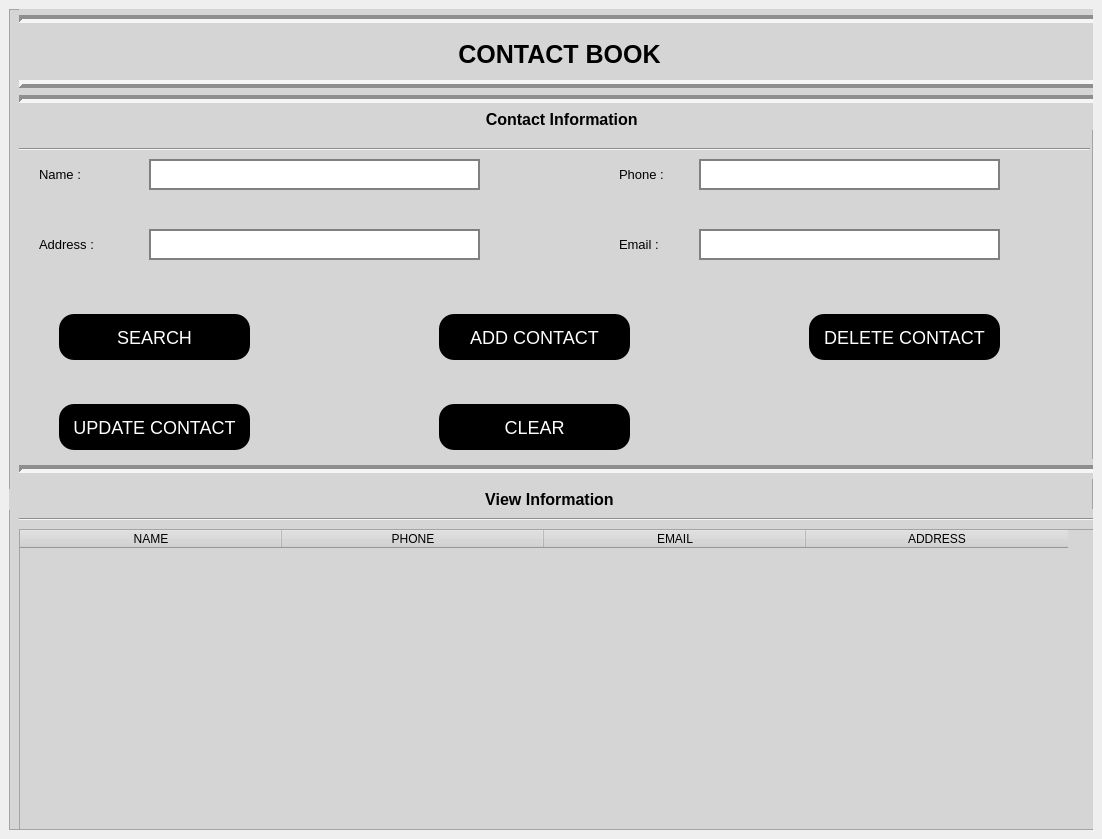
<?xml version="1.0" encoding="UTF-8"?>
<ui version="4.0">
 <class>MainWindow</class>
 <widget class="QMainWindow" name="MainWindow">
  <property name="geometry">
   <rect>
    <x>0</x>
    <y>0</y>
    <width>1102</width>
    <height>839</height>
   </rect>
  </property>
  <property name="font">
   <font>
    <pointsize>3</pointsize>
    <weight>75</weight>
    <bold>true</bold>
   </font>
  </property>
  <property name="windowTitle">
   <string>Contact Book</string>
  </property>
  <property name="styleSheet">
   <string notr="true">QFrame{
background-color: rgb(213, 213, 213);
}
/*QLabel{
color:black;
font-size:14px;
}
*/
#label
{
color:black;
font-size:25px;
}
QLineEdit{
height:35px;
margin-top:10px;
font-size:15px;
border:2px solid grey;
padding: 5px 15px;
}
QLineEdit:hover{
border:2px solid red;
}
QLineEdit:focus{
border: 2px solid green;
}
QPushButton{
margin-top:15px;
height:50px;
width:100px;
color:white;
background-color:black;
border-radius:15px;
font-size:18px;
}
QPushButton:hover{
border:2px solid green;
color:white;
background-color:blue;
}
QPushButton:focus{
}</string>
  </property>
  <widget class="QWidget" name="centralwidget">
   <layout class="QGridLayout" name="gridLayout">
    <item row="0" column="0">
     <widget class="QFrame" name="frame">
      <property name="frameShape">
       <enum>QFrame::StyledPanel</enum>
      </property>
      <property name="frameShadow">
       <enum>QFrame::Raised</enum>
      </property>
      <widget class="Line" name="line_2">
       <property name="geometry">
        <rect>
         <x>10</x>
         <y>0</y>
         <width>1081</width>
         <height>20</height>
        </rect>
       </property>
       <property name="lineWidth">
        <number>4</number>
       </property>
       <property name="orientation">
        <enum>Qt::Horizontal</enum>
       </property>
      </widget>
      <widget class="QLabel" name="label">
       <property name="geometry">
        <rect>
         <x>10</x>
         <y>20</y>
         <width>1081</width>
         <height>51</height>
        </rect>
       </property>
       <property name="font">
        <font>
         <pointsize>-1</pointsize>
         <weight>75</weight>
         <bold>true</bold>
        </font>
       </property>
       <property name="text">
        <string>CONTACT BOOK</string>
       </property>
       <property name="alignment">
        <set>Qt::AlignCenter</set>
       </property>
      </widget>
      <widget class="Line" name="line_4">
       <property name="geometry">
        <rect>
         <x>10</x>
         <y>60</y>
         <width>1081</width>
         <height>31</height>
        </rect>
       </property>
       <property name="frameShadow">
        <enum>QFrame::Raised</enum>
       </property>
       <property name="lineWidth">
        <number>4</number>
       </property>
       <property name="orientation">
        <enum>Qt::Horizontal</enum>
       </property>
      </widget>
      <widget class="QLabel" name="label_2">
       <property name="geometry">
        <rect>
         <x>10</x>
         <y>100</y>
         <width>1081</width>
         <height>21</height>
        </rect>
       </property>
       <property name="font">
        <font>
         <pointsize>12</pointsize>
         <weight>75</weight>
         <bold>true</bold>
        </font>
       </property>
       <property name="text">
        <string> Contact Information</string>
       </property>
       <property name="alignment">
        <set>Qt::AlignCenter</set>
       </property>
      </widget>
      <widget class="Line" name="line">
       <property name="geometry">
        <rect>
         <x>10</x>
         <y>130</y>
         <width>1071</width>
         <height>21</height>
        </rect>
       </property>
       <property name="orientation">
        <enum>Qt::Horizontal</enum>
       </property>
      </widget>
      <widget class="QLabel" name="label_4">
       <property name="geometry">
        <rect>
         <x>30</x>
         <y>150</y>
         <width>111</width>
         <height>31</height>
        </rect>
       </property>
       <property name="font">
        <font>
         <pointsize>10</pointsize>
        </font>
       </property>
       <property name="text">
        <string>Name :</string>
       </property>
      </widget>
      <widget class="QLabel" name="label_5">
       <property name="geometry">
        <rect>
         <x>610</x>
         <y>150</y>
         <width>81</width>
         <height>31</height>
        </rect>
       </property>
       <property name="font">
        <font>
         <pointsize>10</pointsize>
        </font>
       </property>
       <property name="text">
        <string>Phone :</string>
       </property>
      </widget>
      <widget class="QLabel" name="label_6">
       <property name="geometry">
        <rect>
         <x>610</x>
         <y>220</y>
         <width>81</width>
         <height>31</height>
        </rect>
       </property>
       <property name="font">
        <font>
         <pointsize>10</pointsize>
        </font>
       </property>
       <property name="text">
        <string>Email :</string>
       </property>
      </widget>
      <widget class="Line" name="line_5">
       <property name="geometry">
        <rect>
         <x>10</x>
         <y>80</y>
         <width>1081</width>
         <height>21</height>
        </rect>
       </property>
       <property name="lineWidth">
        <number>4</number>
       </property>
       <property name="orientation">
        <enum>Qt::Horizontal</enum>
       </property>
      </widget>
      <widget class="QLabel" name="label_8">
       <property name="geometry">
        <rect>
         <x>30</x>
         <y>220</y>
         <width>91</width>
         <height>31</height>
        </rect>
       </property>
       <property name="font">
        <font>
         <pointsize>10</pointsize>
        </font>
       </property>
       <property name="text">
        <string>Address : </string>
       </property>
      </widget>
      <widget class="QLineEdit" name="email_input">
       <property name="geometry">
        <rect>
         <x>690</x>
         <y>210</y>
         <width>301</width>
         <height>41</height>
        </rect>
       </property>
      </widget>
      <widget class="QLineEdit" name="address_input">
       <property name="geometry">
        <rect>
         <x>140</x>
         <y>210</y>
         <width>331</width>
         <height>41</height>
        </rect>
       </property>
      </widget>
      <widget class="QPushButton" name="search_btn">
       <property name="geometry">
        <rect>
         <x>50</x>
         <y>290</y>
         <width>191</width>
         <height>61</height>
        </rect>
       </property>
       <property name="text">
        <string>SEARCH</string>
       </property>
       <property name="shortcut">
        <string>Ctrl+Del</string>
       </property>
      </widget>
      <widget class="QPushButton" name="clear_btn">
       <property name="geometry">
        <rect>
         <x>430</x>
         <y>380</y>
         <width>191</width>
         <height>61</height>
        </rect>
       </property>
       <property name="text">
        <string>CLEAR</string>
       </property>
       <property name="shortcut">
        <string>Ctrl+Z</string>
       </property>
      </widget>
      <widget class="Line" name="line_7">
       <property name="geometry">
        <rect>
         <x>10</x>
         <y>450</y>
         <width>1081</width>
         <height>20</height>
        </rect>
       </property>
       <property name="frameShadow">
        <enum>QFrame::Sunken</enum>
       </property>
       <property name="lineWidth">
        <number>4</number>
       </property>
       <property name="orientation">
        <enum>Qt::Horizontal</enum>
       </property>
      </widget>
      <widget class="QLabel" name="label_16">
       <property name="geometry">
        <rect>
         <x>0</x>
         <y>480</y>
         <width>1081</width>
         <height>21</height>
        </rect>
       </property>
       <property name="font">
        <font>
         <pointsize>12</pointsize>
         <weight>75</weight>
         <bold>true</bold>
        </font>
       </property>
       <property name="text">
        <string>View Information</string>
       </property>
       <property name="alignment">
        <set>Qt::AlignCenter</set>
       </property>
      </widget>
      <widget class="Line" name="line_8">
       <property name="geometry">
        <rect>
         <x>10</x>
         <y>500</y>
         <width>1081</width>
         <height>20</height>
        </rect>
       </property>
       <property name="orientation">
        <enum>Qt::Horizontal</enum>
       </property>
      </widget>
      <widget class="QTableWidget" name="tableWidget">
       <property name="geometry">
        <rect>
         <x>10</x>
         <y>520</y>
         <width>1081</width>
         <height>301</height>
        </rect>
       </property>
       <property name="font">
        <font>
         <family>MS Sans Serif</family>
         <pointsize>12</pointsize>
         <weight>50</weight>
         <bold>false</bold>
        </font>
       </property>
       <property name="editTriggers">
        <set>QAbstractItemView::NoEditTriggers</set>
       </property>
       <property name="selectionMode">
        <enum>QAbstractItemView::SingleSelection</enum>
       </property>
       <property name="selectionBehavior">
        <enum>QAbstractItemView::SelectColumns</enum>
       </property>
       <property name="gridStyle">
        <enum>Qt::SolidLine</enum>
       </property>
       <property name="sortingEnabled">
        <bool>false</bool>
       </property>
       <attribute name="horizontalHeaderDefaultSectionSize">
        <number>262</number>
       </attribute>
       <column>
        <property name="text">
         <string>NAME</string>
        </property>
       </column>
       <column>
        <property name="text">
         <string>PHONE</string>
        </property>
       </column>
       <column>
        <property name="text">
         <string>EMAIL</string>
        </property>
       </column>
       <column>
        <property name="text">
         <string>ADDRESS</string>
        </property>
       </column>
      </widget>
      <widget class="QLineEdit" name="name_input">
       <property name="geometry">
        <rect>
         <x>140</x>
         <y>140</y>
         <width>331</width>
         <height>41</height>
        </rect>
       </property>
      </widget>
      <widget class="QLineEdit" name="phone_input">
       <property name="geometry">
        <rect>
         <x>690</x>
         <y>140</y>
         <width>301</width>
         <height>41</height>
        </rect>
       </property>
      </widget>
      <widget class="QPushButton" name="add_contact_btn">
       <property name="geometry">
        <rect>
         <x>430</x>
         <y>290</y>
         <width>191</width>
         <height>61</height>
        </rect>
       </property>
       <property name="text">
        <string>ADD CONTACT</string>
       </property>
       <property name="shortcut">
        <string>Ctrl+Del</string>
       </property>
      </widget>
      <widget class="QPushButton" name="delete_contact_btn">
       <property name="geometry">
        <rect>
         <x>800</x>
         <y>290</y>
         <width>191</width>
         <height>61</height>
        </rect>
       </property>
       <property name="text">
        <string>DELETE CONTACT</string>
       </property>
       <property name="shortcut">
        <string>Ctrl+Del</string>
       </property>
      </widget>
      <widget class="QPushButton" name="update_btn_4">
       <property name="geometry">
        <rect>
         <x>50</x>
         <y>380</y>
         <width>191</width>
         <height>61</height>
        </rect>
       </property>
       <property name="text">
        <string>UPDATE CONTACT</string>
       </property>
       <property name="shortcut">
        <string>Ctrl+Del</string>
       </property>
      </widget>
     </widget>
    </item>
   </layout>
  </widget>
 </widget>
 <tabstops>
  <tabstop>name_input</tabstop>
  <tabstop>phone_input</tabstop>
  <tabstop>address_input</tabstop>
  <tabstop>email_input</tabstop>
  <tabstop>search_btn</tabstop>
  <tabstop>add_contact_btn</tabstop>
  <tabstop>delete_contact_btn</tabstop>
  <tabstop>update_btn_4</tabstop>
  <tabstop>clear_btn</tabstop>
  <tabstop>tableWidget</tabstop>
 </tabstops>
 <resources>
  <include location="../../DTI project/attendance management system/images.qrc"/>
 </resources>
 <connections>
  <connection>
   <sender>clear_btn</sender>
   <signal>clicked()</signal>
   <receiver>address_input</receiver>
   <slot>clear()</slot>
   <hints>
    <hint type="sourcelabel">
     <x>631</x>
     <y>451</y>
    </hint>
    <hint type="destinationlabel">
     <x>297</x>
     <y>235</y>
    </hint>
   </hints>
  </connection>
  <connection>
   <sender>clear_btn</sender>
   <signal>clicked()</signal>
   <receiver>email_input</receiver>
   <slot>clear()</slot>
   <hints>
    <hint type="sourcelabel">
     <x>591</x>
     <y>451</y>
    </hint>
    <hint type="destinationlabel">
     <x>842</x>
     <y>240</y>
    </hint>
   </hints>
  </connection>
  <connection>
   <sender>clear_btn</sender>
   <signal>clicked()</signal>
   <receiver>phone_input</receiver>
   <slot>clear()</slot>
   <hints>
    <hint type="sourcelabel">
     <x>617</x>
     <y>451</y>
    </hint>
    <hint type="destinationlabel">
     <x>882</x>
     <y>191</y>
    </hint>
   </hints>
  </connection>
  <connection>
   <sender>clear_btn</sender>
   <signal>clicked()</signal>
   <receiver>name_input</receiver>
   <slot>clear()</slot>
   <hints>
    <hint type="sourcelabel">
     <x>564</x>
     <y>451</y>
    </hint>
    <hint type="destinationlabel">
     <x>341</x>
     <y>191</y>
    </hint>
   </hints>
  </connection>
 </connections>
</ui>
